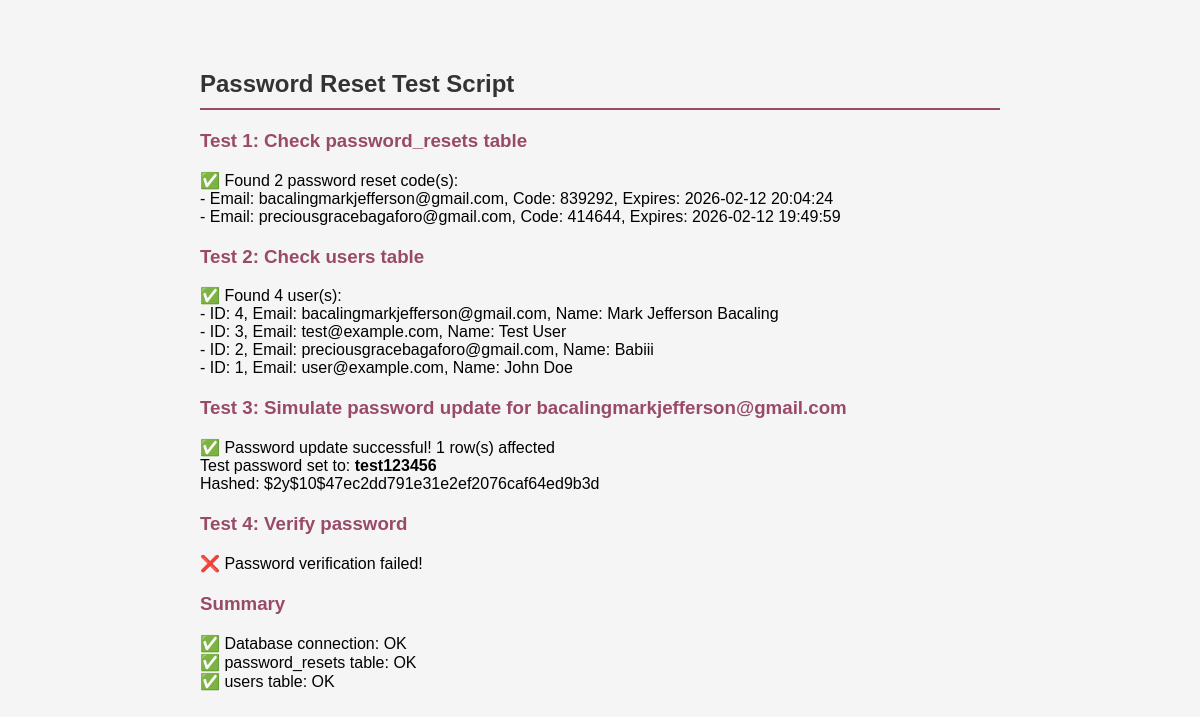
Page /test_password_reset.php on the committed database.
### tables this page shows
CREATE TABLE `users` (
  `id` int(11) NOT NULL AUTO_INCREMENT,
  `email` varchar(255) NOT NULL,
  `password` varchar(255) NOT NULL,
  `full_name` varchar(255) NOT NULL,
  `created_at` timestamp NOT NULL DEFAULT current_timestamp(),
  `updated_at` timestamp NOT NULL DEFAULT current_timestamp() ON UPDATE current_timestamp(),
  `last_login` timestamp NULL DEFAULT NULL,
  `is_active` tinyint(1) DEFAULT 1,
  `remember_token` varchar(255) DEFAULT NULL,
  PRIMARY KEY (`id`),
  UNIQUE KEY `email` (`email`),
  KEY `idx_users_email` (`email`),
  KEY `idx_users_active` (`is_active`)
);

### test_password_reset.php (the view, shortened to what this page needs)
<?php
$host = 'localhost';
$dbname = 'login_system';
$db_username = 'root';
$db_password = '';
echo "<h2>Password Reset Test Script</h2>";
try {
    $pdo = new PDO("mysql:host=$host;dbname=$dbname;charset=utf8mb4", $db_username, $db_password);
    $pdo->setAttribute(PDO::ATTR_ERRMODE, PDO::ERRMODE_EXCEPTION);
    echo "<h3>Test 1: Check password_resets table</h3>";
    $stmt = $pdo->query("SELECT * FROM password_resets ORDER BY created_at DESC LIMIT 5");
    $resets = $stmt->fetchAll(PDO::FETCH_ASSOC);
    if (empty($resets)) {
        echo "❌ No password reset codes found<br>";
    } else {
        echo "✅ Found " . count($resets) . " password reset code(s):<br>";
        foreach ($resets as $reset) {
            echo "- Email: {$reset['email']}, Code: {$reset['token']}, Expires: {$reset['expires_at']}<br>";
        }
    }
    echo "<h3>Test 2: Check users table</h3>";
    $stmt = $pdo->query("SELECT id, email, full_name FROM users ORDER BY created_at DESC LIMIT 5");
    $users = $stmt->fetchAll(PDO::FETCH_ASSOC);
    if (empty($users)) {
        echo "❌ No users found<br>";
    } else {
        echo "✅ Found " . count($users) . " user(s):<br>";
        foreach ($users as $user) {
            echo "- ID: {$user['id']}, Email: {$user['email']}, Name: {$user['full_name']}<br>";
        }
    }
    if (!empty($users)) {
        $testEmail = $users[0]['email'];
        echo "<h3>Test 3: Simulate password update for $testEmail</h3>";
        $testPassword = 'test123456';
        $hashedPassword = password_hash($testPassword, PASSWORD_DEFAULT);
        $stmt = $pdo->prepare("UPDATE users SET password = ? WHERE email = ?");
        $stmt->execute([$hashedPassword, $testEmail]);
        $rowsAffected = $stmt->rowCount();
        if ($rowsAffected > 0) {
            echo "✅ Password update successful! $rowsAffected row(s) affected<br>";
            echo "Test password set to: <strong>$testPassword</strong><br>";
            echo "Hashed: $hashedPassword<br>";
        } else {
            echo "❌ Password update failed! No rows affected<br>";
        }
        echo "<h3>Test 4: Verify password</h3>";
        $stmt = $pdo->prepare("SELECT password FROM users WHERE email = ?");
        $stmt->execute([$testEmail]);
        $user = $stmt->fetch(PDO::FETCH_ASSOC);
        if (password_verify($testPassword, $user['password'])) {
            echo "✅ Password verification successful!<br>";
        } else {
            echo "❌ Password verification failed!<br>";
        }
    }
    echo "<h3>Summary</h3>";
    echo "✅ Database connection: OK<br>";
    echo "✅ password_resets table: OK<br>";
    echo "✅ users table: OK<br>";
} catch (PDOException $e) {
    echo "<p style='color: red;'>❌ Database Error: " . $e->getMessage() . "</p>";
}
?>

### test_password_reset.php (style rules this page uses)
h2 { color: #333; border-bottom: 2px solid #9A4A69; padding-bottom: 10px; }
h3 { color: #9A4A69; margin-top: 20px; }

### rows in the picture
users: id "4", email "bacalingmarkjefferson@gmail.com", full_name "Mark Jefferson Bacaling"
users: id "3", email "test@example.com", full_name "Test User"
users: id "2", email "preciousgracebagaforo@gmail.com", full_name "Babiii"
users: id "1", email "user@example.com", full_name "John Doe"

### other values in the picture
count($resets) "2"
$reset['email'] "bacalingmarkjefferson@gmail.com"
$reset['token'] "839292"
$reset['expires_at'] "2026-02-12 20:04:24"
$reset['email'] "preciousgracebagaforo@gmail.com"
$reset['token'] "414644"
$reset['expires_at'] "2026-02-12 19:49:59"
count($users) "4"
$rowsAffected "1"
$testPassword "test123456"
$hashedPassword "$2y$10$47ec2dd791e31e2ef2076caf64ed9b3d"
